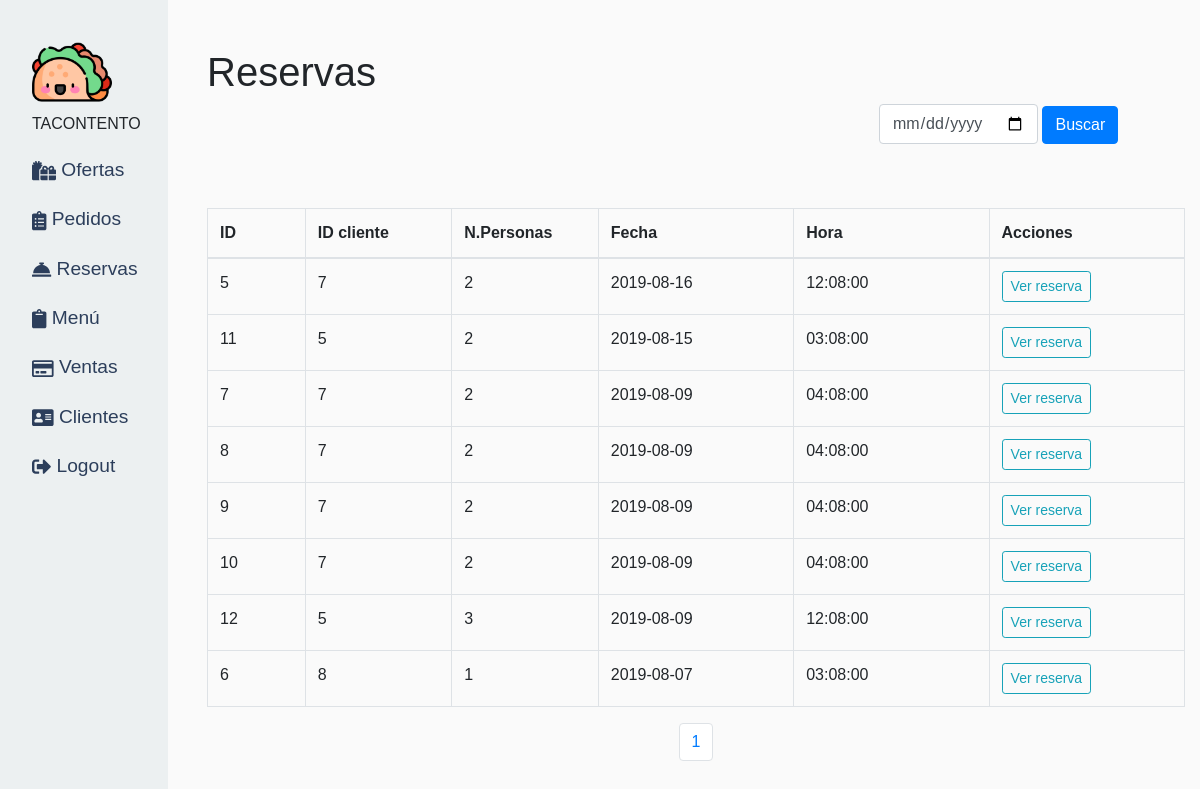
The page /index.php?page=reservas (signed in) on the database its author committed.
### tables this page shows
CREATE TABLE `reservas` (
  `id` int(11) NOT NULL,
  `id_cliente` int(11) NOT NULL DEFAULT 0,
  `personas` int(11) NOT NULL DEFAULT 0,
  `fecha` date NOT NULL,
  `hora` time NOT NULL
);

### controller/ReservaController.php (called while the page is built, shortened)
<?php
require_once 'model/Reserva.php';
class ReservaController
{
    public function index()
    {
        $reserva = new Reserva;
        $startOfPaging = 0;
        $amountOfThePaging = 8;
        $search = "";
        $section = $reserva->paginationreserva($search);
        $reserva = $reserva->indexreserva($search, $startOfPaging, $amountOfThePaging);
        require_once('./views/reservas/index.php');
    }
}

### index.php (called while the page is built)
<?php
	require('routes/web.php');
?>

### model/ModeloBase.php (called while the page is built, shortened)
<?php
class ModeloBase extends DB {
    public function index($query) {
        $conexion = parent::conexion();
        try {
            return $consulta = $conexion->query($query)->fetchAll();
        } catch (PDOException $e){
        }
    }
    public function pagination($sql){
        $conexion = parent::conexion();
        try {
            $pdo = $conexion->prepare($sql);
            $pdo->execute();
            $number_of_rows = $pdo->fetchColumn();
            if($number_of_rows){
                return $number_of_rows;
            }else{
                false;
            }
            } catch (PDOException $e) {
            } catch (Exception $e) {
        }
    }
}

### model/Reserva.php (called while the page is built, shortened)
<?php
require_once 'ModeloBase.php';
class Reserva extends ModeloBase {
    public function indexreserva($search,$startOfPaging,$amountOfThePaging) {
        $db = new ModeloBase();
        if(empty($search)){
            $sql = "SELECT * FROM reservas ORDER BY FECHA DESC LIMIT $startOfPaging,$amountOfThePaging";
        }else{
            $sql = "SELECT * FROM reservas WHERE fecha = $search ORDER BY FECHA DESC LIMIT $startOfPaging,$amountOfThePaging";
        }
        return  $db->index($sql);
    }
    public function paginationreserva($search){
        $db = new ModeloBase();
        $sql = "SELECT COUNT(id) FROM ofertas";
        $number_of_rows = $db->pagination($sql);
        $section = ceil($number_of_rows / 8);
        return $section;
    }
}
?>

### views/reservas/index.php (the view, shortened to what this page needs)
<?php
require_once 'views/admin/header.php';
?>
<div class="container">
  <h1>Reservas</h1>
  <div class="row">
    <div class="col-8">
    </div>
    <div class="ml-auto col-4 ">
    <form method="GET" action="index.php" autocomplete="off">
        <label for="search">
        <label for="dateInicio"><input class="form-control" type="date" name="search" > </label>
        </label>
        <button  class="btn btn-primary" type="submit" name="page" value="reservas" >Buscar </button>
      </form>
    </div>
  </div>
  <br><br>
  <table class="table table-bordered">
    <thead>
      <tr>
        <th width="10%">ID</th>
        <th width="15%">ID cliente</th>
        <th width="15%">N.Personas</th>
        <th width="20%">Fecha</th>
        <th width="20%">Hora</th>
        <th width="20%">Acciones</th>
      </tr>
    </thead>
    <tbody>
      <?php if (!empty($reserva)) : ?>
        <?php foreach ($reserva as $u) : ?>
          <tr>
            <td><?php echo $u['id'] ?></td>
            <td><?php echo $u['id_cliente'] ?></td>
            <td><?php echo $u['personas'] ?> </td>
            <td><?php echo $u['fecha'] ?> </td>
            <td><?php echo $u['hora'] ?> </td>
            <td>
              <a href="index.php?page=showreserva&id=<?php echo $u['id'] ?>" class='btn btn-outline-info btn-sm'>Ver reserva</a>
            </td>
          </tr>
        <?php endforeach; ?>
      <?php endif; ?>
    </tbody>
  </table>
  <nav aria-label="Page navigation example">
    <ul class="pagination justify-content-center">
      <?php for ($i = 1; $i <= $section; $i++) :  ?>
        <li class="page-item">
          <a class="page-link" href="index.php?page=reserva&search=<?php echo $search ?>&p=<?php echo $i ?>">
            <?php echo $i ?>
          </a>
        </li>
      <?php endfor;  ?>
    </ul>
  </nav>
</div>
<?php
require_once 'views/admin/footer.php';
?>

### routes/web.php (shortened to what this page needs)
<?php
$page = $_GET['page'];
if (!empty($page)) {
  foreach ($router as $key => $components) {
    if ($page == $key) {
      $model = $components['model'];
      $view = $components['view'];
      break;
    }
  }
  if (isset($model)) {
    $objeto = new $controller();
    $objeto->$view();
  }
} else {
  header('Location: home.php');
}

### views/admin/header.php (shortened to what this page needs)
<!DOCTYPE html>
<html lang="en">
<head>
    <link href="public/plugin-frameworks/bootstrap.min.css" rel="stylesheet">
    <link href="public/plugin-frameworks/swiper.css" rel="stylesheet">
    <link href="public/fonts/ionicons.css" rel="stylesheet">
    <link href="public/common/admin.css" rel="stylesheet">
    <link href="public/fonts/all.min.css" rel="stylesheet">
</head>
<body>
    <nav class="nav">
        <ul class="menu-fixed">
        <div class=" ">
            <img style="width:80px"  src="images/taco.png" alt="">
            <span>TACONTENTO</span>
        </div>
        <br>
            <li class="li"><a class="a" href="index.php?page=dashboard"><i class="  fas fa-gifts"></i> Ofertas</a></li>
            <li class="li"><a class="a" href="index.php?page=pedido"><i class=" fas fa-clipboard-list"></i> Pedidos</a></li>
            <li class="li"><a class="a" href="index.php?page=reservas"><i class="fas fa-concierge-bell"></i></i> Reservas</a></li>
            <li class="li"><a class="a" href="index.php?page=articulo"><i class=" fas fa-clipboard"></i> Menú</a></li>
            <li class="li"><a class="a" href="index.php?page=venta"><i class="  far fa-credit-card"></i> Ventas</a></li>
            <li class="li"><a class="a" href="index.php?page=usuario"> <i class=" fas fa-address-card"></i> Clientes</a></li>
            <li class="li"><a class="a" href="index.php?page=logout"> <i class="fas fa-sign-out-alt"></i> Logout</a></li>
        </ul>
    </nav>
    <main class="contenedor">

### views/admin/footer.php (shortened to what this page needs)
</main>
</body>
</html>

### public/common/admin.css (style rules this page uses)
body { font-family: 'Poppins', sans-serif; background: #fafafa; }
.nav { position: fixed; width: 14%; height: 100%; top: 0; left: 0; overflow: auto; }
.menu-fixed, .menu-fixed2 { list-style: none; margin-top: 0; margin-bottom: 0; }
.menu-fixed { padding: 2em; }
.a { display: block; text-decoration: none; line-height: 1em; color: #2c3e5b; text-align: left; font-size: 1.2em; margin-bottom: 1.5em; }
.nav { position: fixed; background: #ECF0F1; }
.contenedor { margin-left: 16%; padding-top: 3em; }

### rows shown on the page
reservas: id "5", id_cliente "7", personas "2", fecha "2019-08-16", hora "12:08:00"
reservas: id "11", id_cliente "5", personas "2", fecha "2019-08-15", hora "03:08:00"
reservas: id "7", id_cliente "7", personas "2", fecha "2019-08-09", hora "04:08:00"
reservas: id "8", id_cliente "7", personas "2", fecha "2019-08-09", hora "04:08:00"
reservas: id "9", id_cliente "7", personas "2", fecha "2019-08-09", hora "04:08:00"
reservas: id "10", id_cliente "7", personas "2", fecha "2019-08-09", hora "04:08:00"
reservas: id "12", id_cliente "5", personas "3", fecha "2019-08-09", hora "12:08:00"
reservas: id "6", id_cliente "8", personas "1", fecha "2019-08-07", hora "03:08:00"
